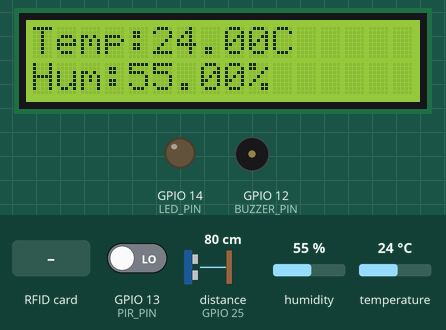
The sketch below on a simulated ESP32. On the bench: 16×2 character LCD, output pins drawn as LEDs (lit = HIGH), buzzer (waves = sounding, pin HIGH). Wiring (inferred from the names in the program): ultrasonic range finder: trigger GPIO 26; echo GPIO 25. Dashed ring = blinking. The test bench sets the inputs (shaded band); at power-on: temperature 24 °C, GPIO 13 (PIR_PIN) LOW, humidity 55 %, distance to the obstacle (sensor on GPIO 25) 80 cm. The echo pulse lasts 58.3 µs per cm; pins used as bus, display or sensor lines are not drawn; what the sketch prints to the serial monitor is not drawn.

Above: at 2.8 s.
2.9 s: RFID card 5E 7A 19 C4 held to the reader
At 4.1 s:
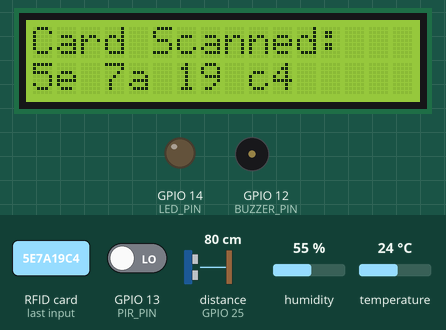
8.9 s: temperature set to 28.4 °C
At 11.0 s:
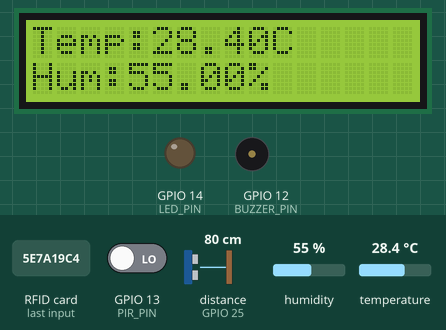
11.3 s: temperature set to 29.9 °C
At 12.3 s:
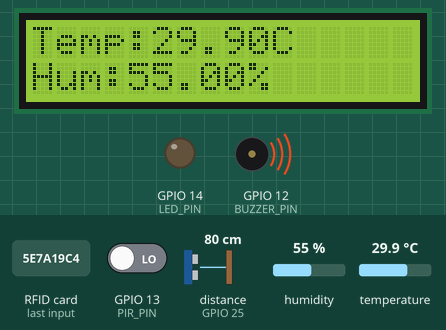
13.4 s: GPIO 13 (PIR_PIN) driven HIGH
At 14.05 s:
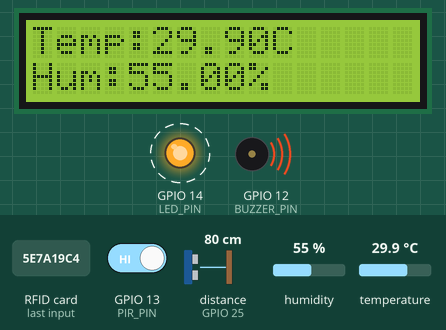
16.6 s: temperature set to 12 °C
At 18.11 s:
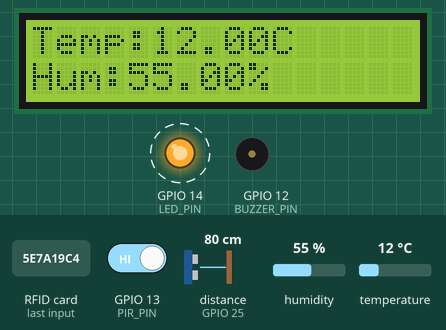
20.7 s: humidity set to 22 %
At 22.17 s:
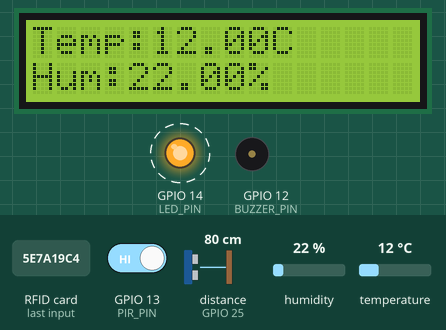
Timing chart, 0 to 24.5 s (numbered marks = the images above; inputs shaded):
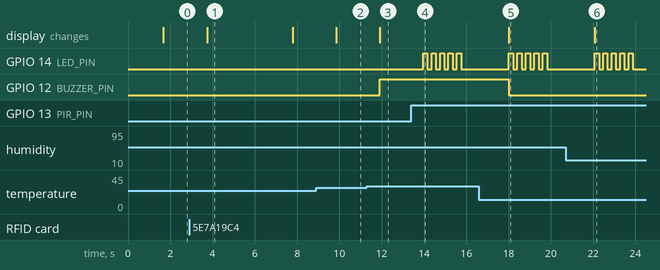

Measured:
- the behaviour switches between 29 and 29.1 °C on temperature (found by bisection; images 2 and 3)
- after the input at 2.9 s, the display: changes after 0.85 s (image 1)
- after the input at 8.9 s, the display: changes after 0.94 s (image 2)
- after the input at 11.3 s, GPIO 12 (BUZZER_PIN): LOW → HIGH after 0.60 s; the display: changes after 0.60 s (image 3)
- after the input at 13.4 s, GPIO 14 (LED_PIN): alternates HIGH for 0.20 s and LOW for 0.20 s, 10 changes in all, then stays LOW, starting after 0.56 s
- after the input at 16.6 s, GPIO 12 (BUZZER_PIN): HIGH → LOW after 1.4 s; the display: changes after 1.4 s (image 5)
- after the input at 20.7 s, the display: changes after 1.4 s (image 6)

The sketch:

main.ino
```cpp
#include <DHT.h>
#include <Wire.h>
#include <LiquidCrystal_I2C.h>
#include <SPI.h>
#include <MFRC522.h>
#include <BlynkSimpleEsp32.h>

#define BLYNK_TEMPLATE_ID "TMPL3ZoVUuA3u"
#define BLYNK_TEMPLATE_NAME "SENTINEL"
#define BLYNK_AUTH_TOKEN "YOUR_BLYNK_AUTH_TOKEN"

// ---- WiFi credentials ----
char ssid[] = "YourWiFiName";
char pass[] = "YourWiFiPassword";


// ---- DHT22 ----
#define DHT_PIN 4
#define DHT_TYPE DHT22
DHT dht(DHT_PIN, DHT_TYPE);

// ---- PIR (HW-416) / Active Buzzer / LED ----
#define PIR_PIN 13
#define BUZZER_PIN 12
#define LED_PIN 14
#define TEMP_LIMIT 29.0

// ---- LCD 16x2 I2C ----
LiquidCrystal_I2C lcd(0x27, 16, 2);

// ---- RFID RC522 ----
#define RFID_SS_PIN 15
#define RFID_RST_PIN 27
MFRC522 rfid(RFID_SS_PIN, RFID_RST_PIN);

// ---- HC-SR04 ----
#define TRIG_PIN 26
#define ECHO_PIN 25

void setup() {
  Serial.begin(115200);
  dht.begin();

  pinMode(PIR_PIN, INPUT);
  pinMode(BUZZER_PIN, OUTPUT);
  pinMode(LED_PIN, OUTPUT);
  pinMode(TRIG_PIN, OUTPUT);
  pinMode(ECHO_PIN, INPUT);

  lcd.init();
  lcd.backlight();

  SPI.begin();
  rfid.PCD_Init();

  Serial.println("Warehouse Monitoring System Started...");
  lcd.setCursor(0, 0);
  lcd.print("System Ready");
  delay(1500);
}

void loop() {
   Serial.println("Object Detected");
  // ---- DHT22 ----
  float temperature = dht.readTemperature();
  float humidity = dht.readHumidity();

  Serial.print("Temp: ");
  Serial.print(temperature);
  Serial.print(" C  Hum: ");
  Serial.print(humidity);
  Serial.println(" %");

  lcd.clear();
  lcd.setCursor(0, 0);
  lcd.print("Temp:");
  lcd.print(temperature);
  lcd.print("C");
  lcd.setCursor(0, 1);
  lcd.print("Hum:");
  lcd.print(humidity);
  lcd.print("%");

  if (temperature > TEMP_LIMIT) {
    Serial.println("ALERT: Temperature too high!");
    digitalWrite(BUZZER_PIN, HIGH);
  } else {
    digitalWrite(BUZZER_PIN, LOW);
  }

  // ---- PIR Motion ----
  int motionDetected = digitalRead(PIR_PIN);
  if (motionDetected == HIGH) {
    Serial.println("ALERT: Motion detected!");
    for (int i = 0; i < 5; i++) {
      digitalWrite(LED_PIN, HIGH);
      delay(200);
      digitalWrite(LED_PIN, LOW);
      delay(200);
    }
  } else {
    digitalWrite(LED_PIN, LOW);
  }

  // ---- HC-SR04 Distance ----
  digitalWrite(TRIG_PIN, LOW);
  delayMicroseconds(2);
  digitalWrite(TRIG_PIN, HIGH);
  delayMicroseconds(10);
  digitalWrite(TRIG_PIN, LOW);

  long duration = pulseIn(ECHO_PIN, HIGH);
  float distanceCm = duration * 0.034 / 2;

  Serial.print("Distance: ");
  Serial.print(distanceCm);
  Serial.println(" cm");

  // ---- RFID Scan ----
  if (rfid.PICC_IsNewCardPresent() && rfid.PICC_ReadCardSerial()) {
    String uidText = "";
    for (byte i = 0; i < rfid.uid.size; i++) {
      uidText += String(rfid.uid.uidByte[i], HEX);
      uidText += " ";
    }
    Serial.print("Card UID: ");
    Serial.println(uidText);

    lcd.clear();
    lcd.setCursor(0, 0);
    lcd.print("Card Scanned:");
    lcd.setCursor(0, 1);
    lcd.print(uidText);
    delay(2000);

    rfid.PICC_HaltA();
    rfid.PCD_StopCrypto1();
  }

  delay(2000);
}
```
